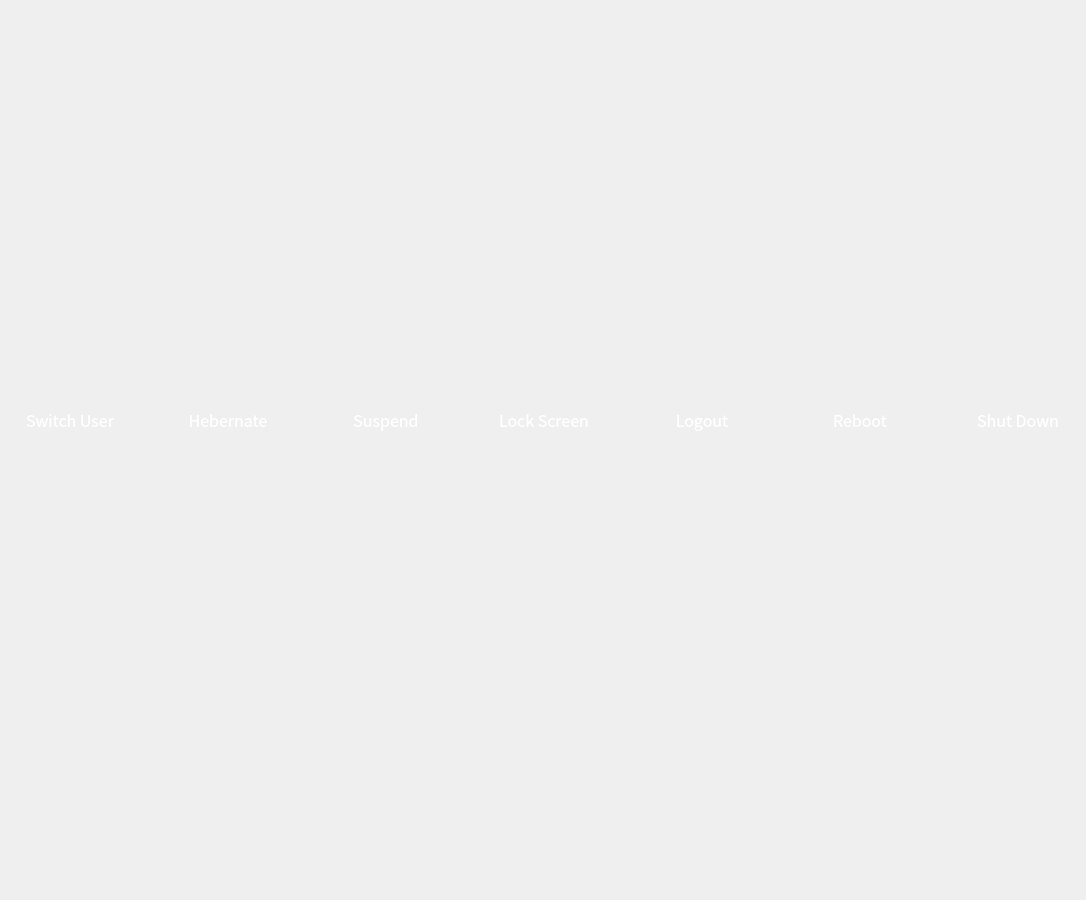
<?xml version="1.0" encoding="UTF-8"?>
<ui version="4.0">
 <class>MainWindow</class>
 <widget class="QWidget" name="MainWindow">
  <property name="geometry">
   <rect>
    <x>0</x>
    <y>0</y>
    <width>1086</width>
    <height>900</height>
   </rect>
  </property>
  <property name="windowTitle">
   <string>Form</string>
  </property>
  <property name="autoFillBackground">
   <bool>false</bool>
  </property>
  <widget class="QWidget" name="switchuser" native="true">
   <property name="geometry">
    <rect>
     <x>0</x>
     <y>300</y>
     <width>140</width>
     <height>140</height>
    </rect>
   </property>
   <widget class="QLabel" name="switchuser_icon">
    <property name="geometry">
     <rect>
      <x>46</x>
      <y>30</y>
      <width>48</width>
      <height>48</height>
     </rect>
    </property>
    <property name="text">
     <string/>
    </property>
   </widget>
   <widget class="QLabel" name="switchuser_lable">
    <property name="geometry">
     <rect>
      <x>0</x>
      <y>100</y>
      <width>140</width>
      <height>40</height>
     </rect>
    </property>
    <property name="font">
     <font>
      <family>Noto Sans CJK SC</family>
      <pointsize>12</pointsize>
      <weight>50</weight>
      <italic>false</italic>
      <bold>false</bold>
     </font>
    </property>
    <property name="styleSheet">
     <string notr="true">color:white;
font:12pt;</string>
    </property>
    <property name="text">
     <string>Switch User</string>
    </property>
    <property name="alignment">
     <set>Qt::AlignCenter</set>
    </property>
   </widget>
  </widget>
  <widget class="QWidget" name="hibernate" native="true">
   <property name="geometry">
    <rect>
     <x>158</x>
     <y>300</y>
     <width>140</width>
     <height>140</height>
    </rect>
   </property>
   <widget class="QLabel" name="hibernate_icon">
    <property name="geometry">
     <rect>
      <x>46</x>
      <y>30</y>
      <width>48</width>
      <height>48</height>
     </rect>
    </property>
    <property name="text">
     <string/>
    </property>
   </widget>
   <widget class="QLabel" name="hibernate_label">
    <property name="geometry">
     <rect>
      <x>0</x>
      <y>100</y>
      <width>140</width>
      <height>40</height>
     </rect>
    </property>
    <property name="font">
     <font>
      <family>Noto Sans CJK SC</family>
      <pointsize>12</pointsize>
      <weight>50</weight>
      <italic>false</italic>
      <bold>false</bold>
     </font>
    </property>
    <property name="styleSheet">
     <string notr="true">color:white;
font:12pt;</string>
    </property>
    <property name="text">
     <string>Hebernate</string>
    </property>
    <property name="alignment">
     <set>Qt::AlignCenter</set>
    </property>
   </widget>
  </widget>
  <widget class="QWidget" name="widget" native="true">
   <property name="geometry">
    <rect>
     <x>130</x>
     <y>20</y>
     <width>260</width>
     <height>60</height>
    </rect>
   </property>
   <widget class="QLabel" name="time_lable">
    <property name="geometry">
     <rect>
      <x>0</x>
      <y>0</y>
      <width>260</width>
      <height>40</height>
     </rect>
    </property>
    <property name="font">
     <font>
      <family>Noto Sans CJK SC</family>
      <pointsize>28</pointsize>
      <weight>50</weight>
      <italic>false</italic>
      <bold>false</bold>
     </font>
    </property>
    <property name="contextMenuPolicy">
     <enum>Qt::NoContextMenu</enum>
    </property>
    <property name="styleSheet">
     <string notr="true">color:white;
font:28pt;</string>
    </property>
    <property name="lineWidth">
     <number>1</number>
    </property>
    <property name="text">
     <string/>
    </property>
    <property name="alignment">
     <set>Qt::AlignCenter</set>
    </property>
   </widget>
   <widget class="QLabel" name="date_label">
    <property name="geometry">
     <rect>
      <x>0</x>
      <y>40</y>
      <width>260</width>
      <height>20</height>
     </rect>
    </property>
    <property name="font">
     <font>
      <family>Noto Sans CJK SC</family>
      <pointsize>12</pointsize>
      <weight>50</weight>
      <italic>false</italic>
      <bold>false</bold>
     </font>
    </property>
    <property name="styleSheet">
     <string notr="true">color:white;
font:12pt;</string>
    </property>
    <property name="text">
     <string/>
    </property>
    <property name="alignment">
     <set>Qt::AlignCenter</set>
    </property>
   </widget>
  </widget>
  <widget class="QWidget" name="suspend" native="true">
   <property name="geometry">
    <rect>
     <x>316</x>
     <y>300</y>
     <width>140</width>
     <height>140</height>
    </rect>
   </property>
   <widget class="QLabel" name="suspend_icon">
    <property name="geometry">
     <rect>
      <x>46</x>
      <y>30</y>
      <width>48</width>
      <height>48</height>
     </rect>
    </property>
    <property name="text">
     <string/>
    </property>
   </widget>
   <widget class="QLabel" name="suspend_label">
    <property name="geometry">
     <rect>
      <x>0</x>
      <y>100</y>
      <width>140</width>
      <height>40</height>
     </rect>
    </property>
    <property name="font">
     <font>
      <family>Noto Sans CJK SC</family>
      <pointsize>12</pointsize>
      <weight>50</weight>
      <italic>false</italic>
      <bold>false</bold>
     </font>
    </property>
    <property name="styleSheet">
     <string notr="true">color:white;
font:12pt;</string>
    </property>
    <property name="text">
     <string>Suspend</string>
    </property>
    <property name="alignment">
     <set>Qt::AlignCenter</set>
    </property>
   </widget>
  </widget>
  <widget class="QWidget" name="logout" native="true">
   <property name="geometry">
    <rect>
     <x>632</x>
     <y>300</y>
     <width>140</width>
     <height>140</height>
    </rect>
   </property>
   <widget class="QLabel" name="logout_icon">
    <property name="geometry">
     <rect>
      <x>46</x>
      <y>30</y>
      <width>48</width>
      <height>48</height>
     </rect>
    </property>
    <property name="text">
     <string/>
    </property>
   </widget>
   <widget class="QLabel" name="logout_label">
    <property name="geometry">
     <rect>
      <x>0</x>
      <y>100</y>
      <width>140</width>
      <height>40</height>
     </rect>
    </property>
    <property name="font">
     <font>
      <family>Noto Sans CJK SC</family>
      <pointsize>12</pointsize>
      <weight>50</weight>
      <italic>false</italic>
      <bold>false</bold>
     </font>
    </property>
    <property name="styleSheet">
     <string notr="true">color:white;
font:12pt;</string>
    </property>
    <property name="text">
     <string>Logout</string>
    </property>
    <property name="alignment">
     <set>Qt::AlignCenter</set>
    </property>
   </widget>
  </widget>
  <widget class="QWidget" name="reboot" native="true">
   <property name="geometry">
    <rect>
     <x>790</x>
     <y>300</y>
     <width>140</width>
     <height>140</height>
    </rect>
   </property>
   <widget class="QLabel" name="reboot_icon">
    <property name="geometry">
     <rect>
      <x>46</x>
      <y>30</y>
      <width>48</width>
      <height>48</height>
     </rect>
    </property>
    <property name="text">
     <string/>
    </property>
   </widget>
   <widget class="QLabel" name="reboot_label">
    <property name="geometry">
     <rect>
      <x>0</x>
      <y>100</y>
      <width>140</width>
      <height>40</height>
     </rect>
    </property>
    <property name="font">
     <font>
      <family>Noto Sans CJK SC</family>
      <pointsize>12</pointsize>
      <weight>50</weight>
      <italic>false</italic>
      <bold>false</bold>
     </font>
    </property>
    <property name="styleSheet">
     <string notr="true">color:white;
font:12pt;</string>
    </property>
    <property name="text">
     <string>Reboot</string>
    </property>
    <property name="alignment">
     <set>Qt::AlignCenter</set>
    </property>
   </widget>
  </widget>
  <widget class="QWidget" name="shutdown" native="true">
   <property name="geometry">
    <rect>
     <x>948</x>
     <y>300</y>
     <width>140</width>
     <height>140</height>
    </rect>
   </property>
   <widget class="QLabel" name="shutdown_icon">
    <property name="geometry">
     <rect>
      <x>46</x>
      <y>30</y>
      <width>48</width>
      <height>48</height>
     </rect>
    </property>
    <property name="text">
     <string/>
    </property>
   </widget>
   <widget class="QLabel" name="shutdown_label">
    <property name="geometry">
     <rect>
      <x>0</x>
      <y>100</y>
      <width>140</width>
      <height>40</height>
     </rect>
    </property>
    <property name="font">
     <font>
      <family>Noto Sans CJK SC</family>
      <pointsize>12</pointsize>
      <weight>50</weight>
      <italic>false</italic>
      <bold>false</bold>
     </font>
    </property>
    <property name="styleSheet">
     <string notr="true">color:white;
font:12pt;</string>
    </property>
    <property name="text">
     <string>Shut Down</string>
    </property>
    <property name="alignment">
     <set>Qt::AlignCenter</set>
    </property>
   </widget>
  </widget>
  <widget class="QWidget" name="lockscreen" native="true">
   <property name="geometry">
    <rect>
     <x>474</x>
     <y>300</y>
     <width>140</width>
     <height>140</height>
    </rect>
   </property>
   <widget class="QLabel" name="lockscreen_icon">
    <property name="geometry">
     <rect>
      <x>46</x>
      <y>30</y>
      <width>48</width>
      <height>48</height>
     </rect>
    </property>
    <property name="text">
     <string/>
    </property>
   </widget>
   <widget class="QLabel" name="lockscreen_label">
    <property name="geometry">
     <rect>
      <x>0</x>
      <y>100</y>
      <width>140</width>
      <height>40</height>
     </rect>
    </property>
    <property name="font">
     <font>
      <family>Noto Sans CJK SC</family>
      <pointsize>12</pointsize>
      <weight>50</weight>
      <italic>false</italic>
      <bold>false</bold>
     </font>
    </property>
    <property name="styleSheet">
     <string notr="true">color:white;
font:12pt;</string>
    </property>
    <property name="text">
     <string>Lock Screen</string>
    </property>
    <property name="alignment">
     <set>Qt::AlignCenter</set>
    </property>
   </widget>
  </widget>
  <widget class="QWidget" name="message" native="true">
   <property name="geometry">
    <rect>
     <x>190</x>
     <y>614</y>
     <width>700</width>
     <height>80</height>
    </rect>
   </property>
   <widget class="QLabel" name="message_label1">
    <property name="geometry">
     <rect>
      <x>0</x>
      <y>0</y>
      <width>700</width>
      <height>40</height>
     </rect>
    </property>
    <property name="layoutDirection">
     <enum>Qt::LeftToRight</enum>
    </property>
    <property name="styleSheet">
     <string notr="true">color:white;
font:12pt;</string>
    </property>
    <property name="text">
     <string/>
    </property>
    <property name="alignment">
     <set>Qt::AlignCenter</set>
    </property>
   </widget>
   <widget class="QLabel" name="message_label2">
    <property name="geometry">
     <rect>
      <x>0</x>
      <y>40</y>
      <width>700</width>
      <height>40</height>
     </rect>
    </property>
    <property name="styleSheet">
     <string notr="true">color:white;
font:12pt;</string>
    </property>
    <property name="text">
     <string/>
    </property>
    <property name="alignment">
     <set>Qt::AlignCenter</set>
    </property>
   </widget>
  </widget>
 </widget>
 <resources/>
 <connections/>
</ui>
